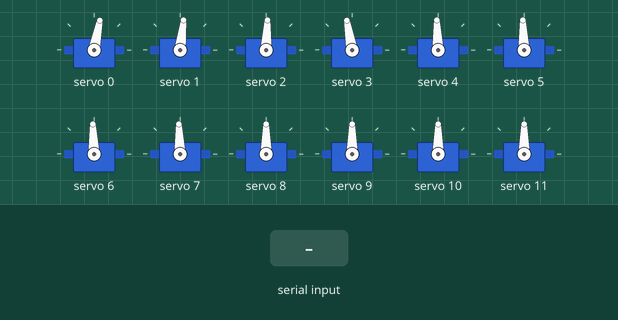
Simulated run of this sketch. Board: Arduino Uno, built with avr-gcc and run on an emulated ATmega328P. Parts: 12 × servo. The test bench sets the inputs (shaded band). What the sketch prints to the serial monitor is not drawn.

Above: at 1.3 s.
1.4 s: "1" received over Serial
At 1.9 s:
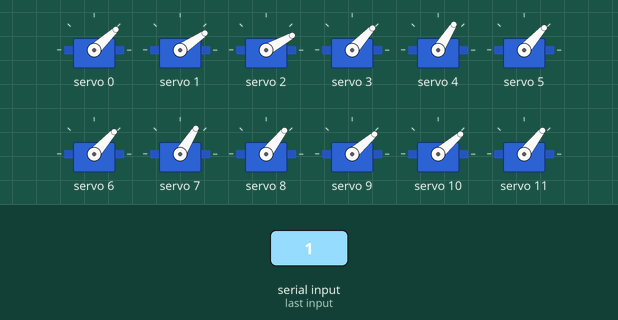
3.0 s: "0" received over Serial
At 4.4 s:
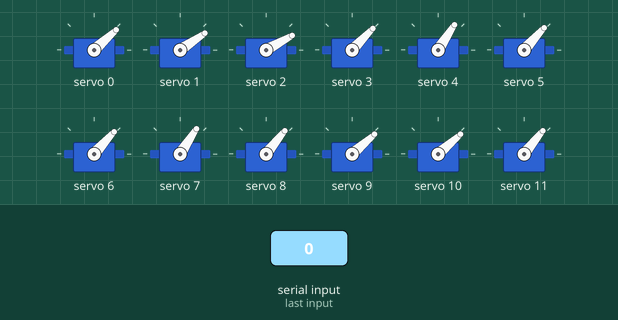
Timing chart, 0 to 6.0 s (numbered marks = the images above; inputs shaded):
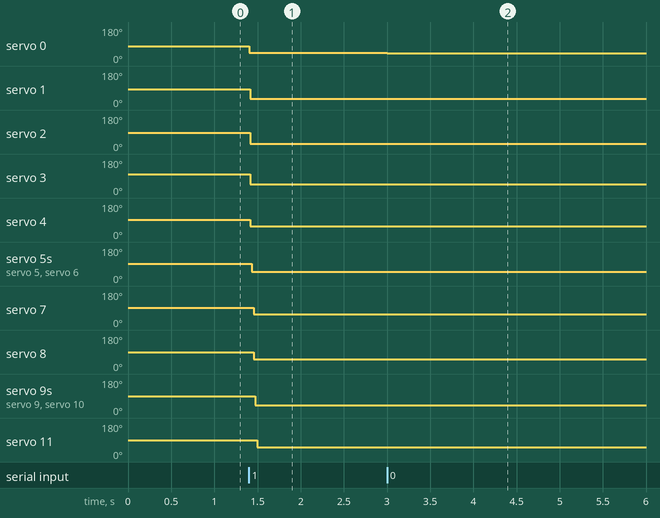

The sketch:

artificial-gaze.ino
```cpp
#include <Adafruit_PWMServoDriver.h>
#include <Wire.h>
#include <math.h>

#define ANGLE_MIN 35
#define ANGLE_MAX 145
#define SERVO_FREQ 50

#define EYE_INTERVAL_FT 1
#define DISTANCE_TO_PARTICIPANT_FT 4
#define CAMERA_MAX_ANGLE_RAD 1.92
#define SERVO_DELAY 150

const static uint16_t SERVO_MIN[16] = {
    75,  75,  55,  55,   // row 1
    110, 110, 110, 110,  // row 2
    90,  90,  90,  90,   // row 3
    45,  100, 55,  55    // row 4
};

const static uint16_t SERVO_MAX[16] = {
    440, 450, 465, 500,  // row 1
    465, 465, 465, 465,  // row 2
    465, 465, 465, 465,  // row 3
    440, 465, 465, 460   // row 4
};

long mapAngle(int input, int outputMin, int outputMax) {
  return map(constrain(input, ANGLE_MIN, ANGLE_MAX), 0, 180, outputMin,
             outputMax);
}

Adafruit_PWMServoDriver pwm = Adafruit_PWMServoDriver();

void setup() {
  Serial.begin(9600);
  pwm.begin();
  pwm.setOscillatorFrequency(27000000);
  pwm.setPWMFreq(SERVO_FREQ);
  // while (1) {
  //   for (uint8_t i = 0; i < 16; ++i) {
  //     pwm.setPWM(i, 0, mapAngle(ANGLE_MIN, SERVO_MIN[i], SERVO_MAX[i]));
  //   }
  //   delay(SERVO_DELAY * 50);
  //   for (uint8_t i = 0; i < 16; ++i) {
  //     pwm.setPWM(i, 0, mapAngle(ANGLE_MAX, SERVO_MIN[i], SERVO_MAX[i]));
  //   }
  //   delay(SERVO_DELAY * 50);
  // }
  for (uint8_t i = 0; i < 16; ++i) {
    pwm.setPWM(i, 90, mapAngle(ANGLE_MAX, SERVO_MIN[i], SERVO_MAX[i]));
  }
  delay(SERVO_DELAY);
}

void loop() {
  if (Serial.available() <= 0) return;
  double x = 127.5;
  while (Serial.available() > 0) {
    x = Serial.read();
  }
  Serial.println("x: " + String(x));

  double distanceToCenterFt =
      ((255 - x) / 127.5 - 1) * 4 * tan(CAMERA_MAX_ANGLE_RAD / 2);
  Serial.println("distanceToCenterFt: " + String(distanceToCenterFt));

  double angle;
  for (uint8_t i = 0; i < 16; ++i) {
    angle = 90;
    switch (i % 4) {
      case 0:
        angle = 90 - (atan((distanceToCenterFt - 1.5) / (EYE_INTERVAL_FT * 4)) *
                      180 / PI);
        break;
      case 1:
        angle = 90 - (atan((distanceToCenterFt - 0.5) / (EYE_INTERVAL_FT * 4)) *
                      180 / PI);
        break;
      case 2:
        angle = 90 - (atan((distanceToCenterFt - 0.5) / (EYE_INTERVAL_FT * 4)) *
                      180 / PI);
        break;
      case 3:
        angle = 90 - (atan((distanceToCenterFt - 1.5) / (EYE_INTERVAL_FT * 4)) *
                      180 / PI);
        break;
    }
    pwm.setPWM(i, 0, mapAngle(angle, SERVO_MIN[i], SERVO_MAX[i]));
    Serial.print(String(i) + ": " + (angle) + ", ");
  }
  Serial.println("");

  delay(SERVO_DELAY);
}
```

Measured:
- after the input at 1.4 s, servo 0: 79° → 43° at once; servo 1: 83° → 34° at once; servo 2: 87° → 29° at once; servo 3: 100° → 47° at once; servo 4: 92° → 58° at once
- after the input at 3.0 s, servo 0: 43° → 42° at once; servo 3: 47° → 46° at once; servo 4: 58° → 57° at once; servo 7: 58° → 57° after 0.06 s; servo 8: 52° → 51° after 0.06 s
